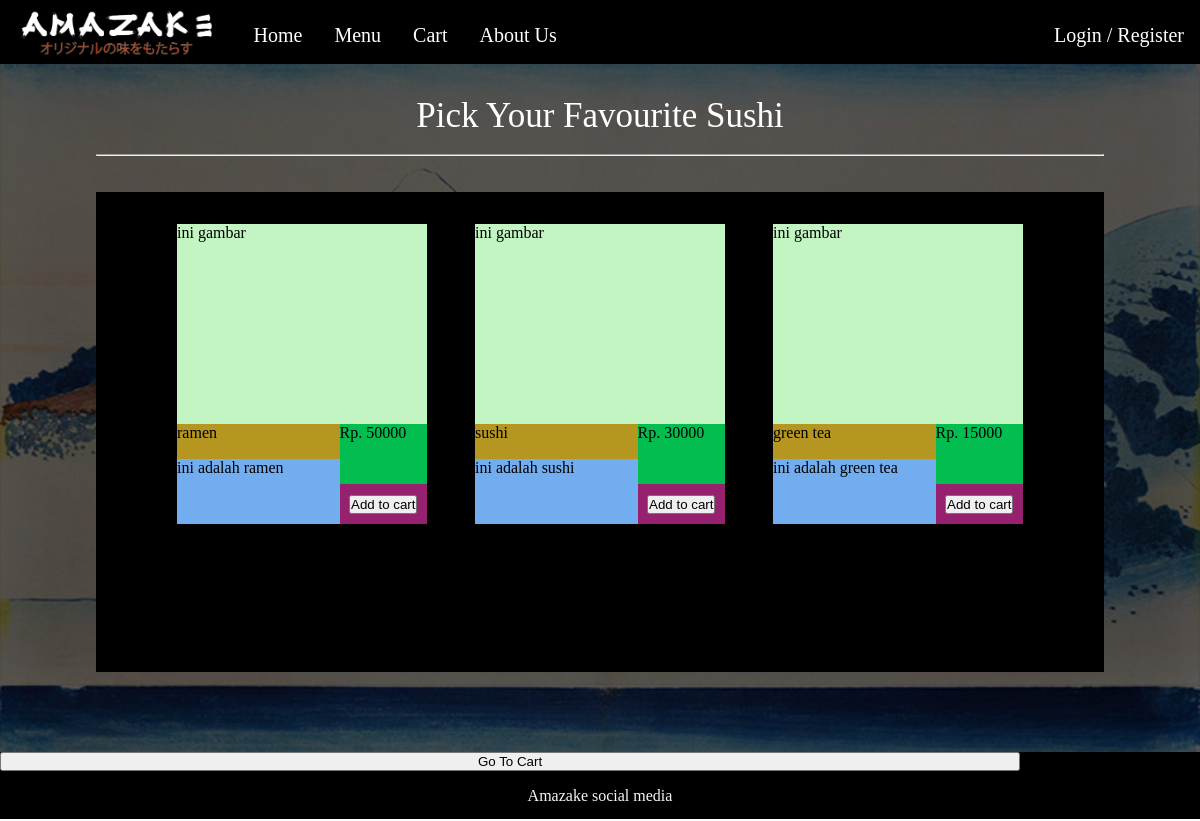
The app's page /sushi.php with its own data.
### tables this page shows
CREATE TABLE `product` (
  `id_product` int(25) NOT NULL,
  `id_jenis` int(25) NOT NULL,
  `nama` varchar(255) NOT NULL,
  `harga` int(25) NOT NULL,
  `deskripsi` varchar(255) NOT NULL
);

### sushi.php (the view, shortened to what this page needs)
<?php
    require_once("connection.php");
    $stmt = $pdo->query("SELECT * FROM product");
	$products = $stmt->fetchAll(PDO::FETCH_ASSOC);
    if(isset($_SESSION["login"]))
    {
        $user=$_SESSION["login"];
    }else{
        $user=[];
    }
?>
<!DOCTYPE html>
<html lang="en">
<head>
    <link rel="stylesheet" href="mycss.css">
</head>
<body>
                    <div class="container">
                        <div class="header" id="top">
                            <div class="nav">
                                <img class="logo" src="gallery/logo.png" alt="">
                                <a class="ar" href="#top">Home</a>
                                <a class="ar" href="sushi.php">Menu</a>
                                <a class="ar" href="cart.php">Cart</a>
                                <a class="ar" href="#top">About Us</a>
                                <?php
                                    if($user!=null){
                                ?>
                                    <div style="display: flex; justify-content: flex-end; flex-grow: 1;"></div>
                                    <p class="h">Welcome <?= $user["nama"]?></p>
                                <?php
                                    }else{
                                ?>
                                    <div style="display: flex; justify-content: flex-end; flex-grow: 1;"></div>
                                        <a class="ar" href="login.php">Login / Register</a>
                                    </div>
                                <?php
                                    }
                                ?>
                             </div>
                             <div class="product">
                                 <center>
                                <p class="h">Pick Your Favourite Sushi</p><br>
                                <hr>
                                <br>
                                </center>
                                <br>
                                <div class="tempMenu">
                                    <?php
                                        if($products!=null)
                                        {
                                            foreach($products as $key => $values)
                                            {
                                    ?>
                                        <div class="menue">
                                        <form action="" method="post">
                                            <div class="mup">ini gambar</div>
                                            <div class="mdown">
                                                <div class="mdleft">
                                                    <div class="mname"><?=$values["nama"]?></div>
                                                    <div class="mdes"><?=$values["deskripsi"]?></div>
                                                </div>
                                                <div class="mdright">
                                                    <div class="harga">Rp. <?=$values["harga"]?></div>
                                                    <div class="addcart"><button name="cart" value=<?=$values["id_product"]?>>Add to cart</button></div>
                                                </div>
                                            </div>
                                        </form>
                                        </div>
                                    <?php
                                            }
                                        }
                                    ?>
                                </div>
                            </div>
                            <form action="cart.php" method="post">
                                <button name="btn_cart">Go To Cart</button>
                            </form>
                             <div class="foot">
                                <p class="copy">Amazake social media</p>
                            </div>
                    </div>
</body>
</html>

### mycss.css (style rules this page uses)
* { margin: 0px; padding: 0px; box-sizing: border-box; }
.container { width: 100%; height: 100vh; margin-left: auto; margin-right: auto; padding: 0; background-color: black; }
.header { top: 0; margin-left: auto; margin-right: auto; }
.logo { height: 8vh; }
.nav { padding: 0; height: 8vh; width: 100%; display: flex; justify-content: flex-start; margin: 0; position: fixed; background: rgba(0, 0, 0, 1); z-index: 1 }
.header a { color: #ffffff; padding: 14px 16px; text-decoration: none; font-size:20px; line-height: 42px; }
.nav a { color: #ffffff; padding: 14px 16px; text-decoration: none; font-size:20px; line-height: 42px; }
form { width: 85%; display: flex; flex-direction: column; align-items: stretch; }
.foot { height:6vh; width: 100%; background-color: #000000;; display: flex; justify-content: space-between; color: whitesmoke; line-height: 50px; text-align: center;; }
.copy { margin-left: auto; margin-right: auto; }
.product { width: 100%; height: 94vh; background-image: url(gallery/Background.jpg); background-blend-mode:overlay; background-size:100%, 100%; background-repeat:repeat-y; padding: 12vh; }
.h { font-size: 35px; color: rgb(255, 255, 255); }
.tempMenu { width: 100%; height: 60vh; padding: 1vh; display: flex; flex-wrap: wrap; flex-direction: row; align-items:flex-start; justify-content: center; background-color: rgba(0, 0, 0, 1); overflow-y: scroll; }
.menue { background-color: coral; width: 250px; height: 300px; margin: 3vh; }
.mup { background-color: rgb(194, 245, 193); width: 250px; height: 200px; }
.mdown { background-color: rgb(189, 235, 243); width: 250px; height: 100px; display:flex; align-items: stretch; }
.mdleft { background-color: cornsilk; display: flex; flex-direction: column; align-items: stretch; width: 65%; }
.mname { background-color: rgb(180, 150, 32); height: 35%; }
.mdes { background-color: rgb(114, 173, 240); height: 65%; }
.mdright { background-color: rgb(243, 192, 230); display: flex; flex-direction: column; align-items: stretch; width: 35%; }
.harga { background-color: rgb(3, 189, 80); height: 60%; }
.addcart { background-color: rgb(150, 33, 111); display: flex; justify-content: center; align-items: center; height: 40%; }

### records on screen
product: nama "ramen", deskripsi "ini adalah ramen", harga "50000", $values["id_product"] 1 (drawn)
product: nama "sushi", deskripsi "ini adalah sushi", harga "30000", $values["id_product"] 2 (drawn)
product: nama "green tea", deskripsi "ini adalah green tea", harga "15000", $values["id_product"] 3 (drawn)
